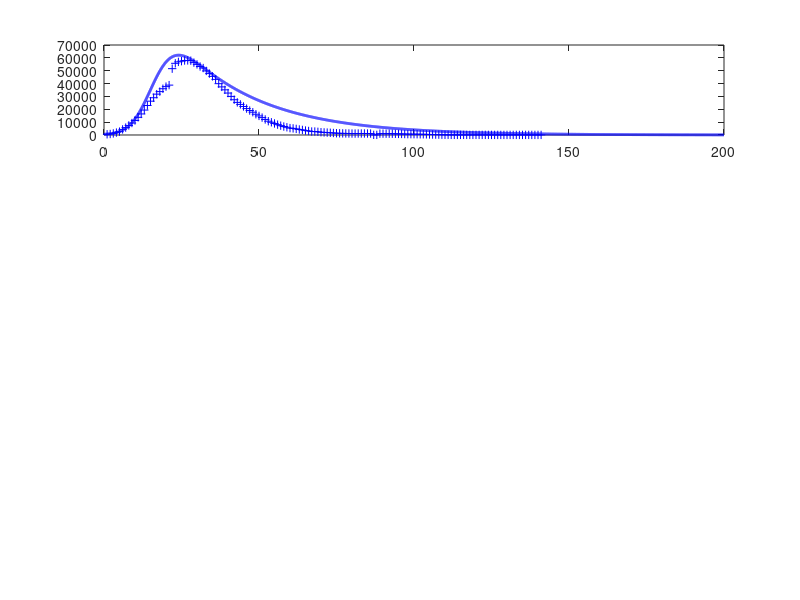

The MATLAB source for this figure: (Note: this script raises an error after producing the figure.)
% svr19.m

% Revised:  2020 03 25

% Mathemtatical model for the spread of the covid19 virus
% Model for GLOBAL spread of virus
% Model for CHINA spread of virus: download svr19CHINA.m
% Data from https://www.worldometers.info/coronavirus/
% Date file:  covid19.mat  variable covid19
% Model specified by the variables in the INPUT SECTION of the Script

% DOING PHYSICS WITH MATLAB: 
%   ../mphome.htm
% Documentation
%   http://www.physics.usyd.edu.au/teach_res/mp/doc/sird19E.htm
% Download Scripts
%   http://www.physics.usyd.edu.au/teach_res/mp/mscripts/

% Ian Cooper
% email: matlabvisualphysics@gmail.com
% Matlab 2019b

% Populations: Data d / Model
% Susceptible individuals:  Sd  S
% Active infections (currently infected);  Id  I
% Recovered:  Rd  R
% Dead:  Dd  D

close all
clear
clc

global Imax Rmax Dmax ITmax Smax

load('covid19.mat')

% DATA: variable covid19
% Col 1: World   Id   Currently Infected Cases
% Col 2: World   Rd   Recovered
% Col 3: World   Dd   Deaths

% Data for China with Script svr19CHINA.m
% Col 4: China   Total infected cases
% Col 5: China   Currently Infected Cases
% Col 6: China   Deaths
% Col 7: USA     Total infected cases
% Col 8: USA     Currently infected cases
% Col 9: USA     Deaths
% Col 10: AUST     Total infected cases
% Col 11: AUST     Currently infected cases
% Col 12: AUST     Deaths


% Initialize arrays  **************************************************
  % Model: number of time steps 
  num = 5000;
  I = zeros(num,1);
  N = zeros(num,1);
  D = zeros(num,1);
  R = zeros(num,1);

% INPUTS: Model Parameters ********************************************
% Maximum number of days for model   [200]
  tMax = 200;
% Adjustible model parameters  
  a(1) = 0.37;
  a(2) = 0.038;
  a(3) = 0.96;
  a(4) = 1;
  I(1) = 554;
  S0 = 1e7;
  Ss  = 500;
  w  = 9.4;
  t0 = 4;
  
% SETUP  ************************************************************** 
% Time [days]
  t = linspace(0,tMax,num)';
  dt = t(2) - t(1);

% Susceptible Population
  S = Ss + S0 .* exp(-0.5.*((t-t0)./w).^2);
  
% Exponential increase
  th = 3.5; k = log(2)/th;
  Iexp = I(1).*exp(k*(t));
  
% DATA: Id Rd Dd / Number of data days for COVID19 ******************** 
  Ndays  = find(covid19 == 0,1) - 1;  
  Idtot  = covid19(1:Ndays,4);
  Id     = covid19(1:Ndays,5);
  Dd     = covid19(1:Ndays,6);
  
  
  Rd = Idtot - Id - Dd;
  Idmax = max(Id);
  Rdmax = max(Rd);
  Ddmax = max(Dd);
  ITdmax = max(Idtot);
  
% DATA: Percentages
  pId = 100*Id(end) / Idtot(end);
  pRd = 100*Rd(end) / Idtot(end);
  pDd = 100*Dd(end) / Idtot(end);


% MODEL  **************************************************************  
for n = 1:num-1
  dS = a(1)*(S(n)/S0)*I(n)*dt;
  dN = a(2)*I(n)*dt;
  I(n+1) = I(n) + dS - dN;
  N(n+1) = N(n) + dN;
  R(n+1) = a(3)*N(n+1);
  D(n+1) = N(n+1) - R(n+1);
  S(n+1) = S(n+1) - a(4)*dS;
end

  Itot = I + R + D; 
  Imax = max(I);
  ITmax= max(Itot);
  Rmax = max(R);
  Dmax = max(D);
  Smax = max(S);
  
% Percentages: model
  pI = 100*I(end) / Itot(end);
  pR = 100*R(end) / Itot(end);
  pD = 100*D(end) / Itot(end);  
  
;
  

 
% GRAPHICS  *********************************************************** 

figure(1)
  set(gcf,'units','normalized');
  set(gcf,'position',[0.02 0.05 0.3 0.75]);
  set(gcf,'color','w');

subplot(4,1,1)  % INFECTIONS
    xP = 1: Ndays;
    yP = Id;
    plot(xP,yP,'b+')   

    hold on
    
    xP = t; yP = I;
    plot(xP,yP,'b','linewidth',2)
   
     plotMonths(1)
     
    grid on
    title('Active Infections  I')
    ylabel('I','FontName','Times New Roman')  
    set(gca,'fontsize',12)
  
    
subplot(4,1,2)   % RECOVERIES
    xP = 1: Ndays;
    yP = Rd; 
    plot(xP,yP,'k+')
    hold on
 
    xP = t; yP = R;
    plot(xP,yP,'k','linewidth',2)
    
    plotMonths(2)
    
    grid on

    ylabel('R')
    title('Recoveries  R')
    set(gca,'fontsize',12)
   
 
 subplot(4,1,3)    % DEATHS
    xP = 1: Ndays;
    yP = Dd; 
    plot(xP,yP,'r+')
    hold on
 
    xP = t; yP = D;
    plot(xP,yP,'r','linewidth',2)
    
    plotMonths(3)

    grid on
    ylabel('D')
    title('Deaths  D')
    set(gca,'fontsize',12) 
    
    
 subplot(4,1,4)   % Total infections
    xP = t(1:2500);
    yP = Iexp(1:2500);
    plot(xP,yP,'r','linewidth',1.2)
     ylim([0 1.2*ITmax])
    hold on
 
    xP = 1: Ndays;
    yP = Idtot; 
    plot(xP,yP,'b+')
    hold on
    xP = t; yP = Itot;
    plot(xP,yP,'b','linewidth',2)
    
    plotMonths(4)
    
    grid on
    xlabel('days elapsed')
    ylabel('I_{tot}','FontName','Times New Roman')
    title('Total Infections I_{tot}');
    set(gca,'fontsize',12) 
    

figure(2)
   set(gcf,'units','normalized');
   set(gcf,'position',[0.60 0.05 0.25 0.25]);
   set(gcf,'color','w');

   plotMonths(5)   

   xP = t; yP = S;
   plot(xP,yP,'k','linewidth',2)
   grid on
   xlabel('days elapsed')
   ylabel('Susceptible population  S') 
      
   txt = sprintf('S_{max} = %3.0e',Smax);
   text(105,0.9*Smax,txt,'fontsize',12)

    
    
    
figure(7)
   set(gcf,'units','normalized');
   set(gcf,'position',[0.33 0.1 0.25 0.5]);
   set(gcf,'color','w');

   xlim([0 120])
   ylim([-60 250])
   hh = 250; dh = -25;
   
   txt = 'Start date:  22 January 2020';
   Htext = text(0,hh,txt,'fontsize',12);
   set(Htext,'color','k')
   
   hh = hh+dh;
   txt = 'Model Parameters';
   text(0,hh,txt,'fontsize',12)
   
   hh = hh+dh;
   txt = sprintf('I(1) = %3.0f   S_0 = %2.0e   w = %2.2f   t_0 = %2.0f', ...
       I(1),S0,w,t0);
   text(0,hh,txt,'fontsize',12)
   
   hh = hh+dh;
   txt = sprintf('a(1) = %3.3f   a(2) = %2.3f   a(3) = %2.3f   a(4)= %2.3f', ...
       a(1),a(2),a(3),a(4));
   text(0,hh,txt,'fontsize',12)
      
   hh = hh+2*dh; 
   txt = 'DATA';
   text(0,hh,txt,'fontsize',12)
   
    z = datenum([2020 1 22]);
    z = z + Ndays-1;
    z = datetime(z,'ConvertFrom','datenum');
    z.Format = 'dd-MMM-yyyy';
    txt = cellstr(z) ; 
    text(20,hh,txt,'fontsize',12)
    
   hh = hh+dh;
   z1 = Id(end); z2 = Rd(end); z3 = Dd(end); z4 = z1+z2+z3;  
   txt = sprintf('I = %5.0f    R = %5.0f    D = %5.0f    I_{tot} = %5.0f', z1,z2,z3,z4);
   text(6,hh,txt,'fontsize',12)
   
   % Recoveries and Deaths
    pR = 100*Rd(end)/(Rd(end)+Dd(end));
    pD = 100*Dd(end)/(Rd(end)+Dd(end));
    hh = hh+dh;
    txt = sprintf('percent: Active = %2.1f  Recoveries = %2.1f    Deaths = %2.1f   ',pId,pRd,pDd);
    text(2,hh,txt,'fontsize',12)  
   
   hh = hh+2*dh; 
   txt = 'MODEL PREDICTIONS';
   text(0,hh,txt,'fontsize',12)
   
    z = datenum([2020 1 22]);
    z = z + tMax;
    z = datetime(z,'ConvertFrom','datenum');
    z.Format = 'dd-MMM-yyyy';
    txt = cellstr(z) ; 
    text(60,hh,txt,'fontsize',12)
   
   hh = hh+dh;
    z1 = I(end); z2 = R(end); z3 = D(end); z4 = z1+z2+z3;  
    txt = sprintf('I = %5.0f    R = %5.0f    D = %5.0f    I_{tot} = %5.0f', z1,z2,z3,z4);
    text(6,hh,txt,'fontsize',12)

   hh = hh+dh;
    txt = 'Peak';
    text(10,hh,txt,'fontsize',12)
    z = find(I == Imax,1);
    z = t(z) + datenum([2020 1 22]);
    z = datetime(z,'ConvertFrom','datenum');
    z.Format = 'dd-MMM-yyyy';
    txt = cellstr(z) ; 
    text(30,hh,txt,'fontsize',12)
   
    txt = sprintf('I_{peak} = %5.0f',Imax);
    text(70,hh,txt,'fontsize',12)
   
    hh = hh+dh;
    txt = sprintf('percent: Active = %2.1f  Recoveries = %2.1f    Deaths = %2.1f   ',pI,pR,pD);
    text(2,hh,txt,'fontsize',12)   
       

    
    axis off
   
    
    function  pM = plotMonths(z)
     global Imax Rmax Dmax ITmax Smax
     
     % Months
       m1 = [2020 01 22];    % day zero
       m2 = [2020 02  1];    % Feb
       m3 = [2020 03  1];    % Mar
       m4 = [2020 04  1];    % Apr
       m5 = [2020 05  1];    % May
       m6 = [2020 06  1];    % Jun
       m7 = [2020 07  1];    % Jul
       m8 = [2020 08  1];    % Aug
   
      tm(1) = datenum(m1);
      tm(2) = datenum(m2) - tm(1);
      tm(3) = datenum(m3) - tm(1);
      tm(4) = datenum(m4) - tm(1);
      tm(5) = datenum(m5) - tm(1);
      tm(6) = datenum(m6) - tm(1);
      tm(7) = datenum(m7) - tm(1);
      tm(8) = datenum(m8) - tm(1);
   
      if z == 1; yMax = Imax; end
      if z == 2; yMax = Rmax; end
      if z == 3; yMax = Dmax; end
      if z == 4; yMax = ITmax; end
      if z == 5; yMax = Smax; end
      
      for n = 2:8
        plot([tm(n), tm(n)], [0, yMax],'linewidth',1,'color', [0.5 0.5 0.5]);
        hold on
      end
      
      ys = 0.8;
      text(22, ys*yMax,'F')
      text(52, ys*yMax,'M')
      text(82, ys*yMax,'A')
      text(112,ys*yMax,'M')
      text(142,ys*yMax,'J')
      text(172,ys*yMax,'J')
      
   end
   
   
